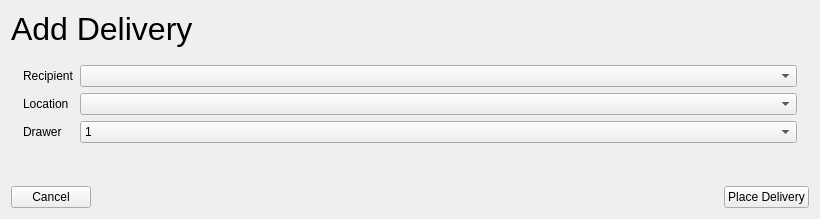
<?xml version="1.0" encoding="UTF-8"?>
<ui version="4.0">
 <class>add_delivery</class>
 <widget class="QWidget" name="add_delivery">
  <property name="geometry">
   <rect>
    <x>0</x>
    <y>0</y>
    <width>820</width>
    <height>219</height>
   </rect>
  </property>
  <property name="windowTitle">
   <string>Form</string>
  </property>
  <layout class="QVBoxLayout" name="verticalLayout">
   <item>
    <widget class="QLabel" name="label">
     <property name="font">
      <font>
       <pointsize>24</pointsize>
      </font>
     </property>
     <property name="text">
      <string>Add Delivery</string>
     </property>
    </widget>
   </item>
   <item>
    <layout class="QFormLayout" name="information_form_layout">
     <property name="fieldGrowthPolicy">
      <enum>QFormLayout::AllNonFixedFieldsGrow</enum>
     </property>
     <property name="leftMargin">
      <number>12</number>
     </property>
     <property name="topMargin">
      <number>12</number>
     </property>
     <property name="rightMargin">
      <number>12</number>
     </property>
     <property name="bottomMargin">
      <number>12</number>
     </property>
     <item row="0" column="0">
      <widget class="QLabel" name="recipient_label">
       <property name="text">
        <string>Recipient</string>
       </property>
      </widget>
     </item>
     <item row="0" column="1">
      <widget class="QComboBox" name="recipient_combobox"/>
     </item>
     <item row="1" column="0">
      <widget class="QLabel" name="location_label">
       <property name="text">
        <string>Location</string>
       </property>
      </widget>
     </item>
     <item row="1" column="1">
      <widget class="QComboBox" name="location_combobox"/>
     </item>
     <item row="2" column="0">
      <widget class="QLabel" name="drawer_label">
       <property name="text">
        <string>Drawer</string>
       </property>
      </widget>
     </item>
     <item row="2" column="1">
      <widget class="QComboBox" name="drawer_combobox">
       <item>
        <property name="text">
         <string>1</string>
        </property>
       </item>
       <item>
        <property name="text">
         <string>2</string>
        </property>
       </item>
       <item>
        <property name="text">
         <string>3</string>
        </property>
       </item>
      </widget>
     </item>
    </layout>
   </item>
   <item>
    <spacer name="form_buttons_spacer">
     <property name="orientation">
      <enum>Qt::Vertical</enum>
     </property>
     <property name="sizeHint" stdset="0">
      <size>
       <width>20</width>
       <height>40</height>
      </size>
     </property>
    </spacer>
   </item>
   <item>
    <layout class="QHBoxLayout" name="buttons_layout">
     <item>
      <widget class="QPushButton" name="cancel_button">
       <property name="text">
        <string>Cancel</string>
       </property>
      </widget>
     </item>
     <item>
      <spacer name="buttons_spacer">
       <property name="orientation">
        <enum>Qt::Horizontal</enum>
       </property>
       <property name="sizeHint" stdset="0">
        <size>
         <width>40</width>
         <height>20</height>
        </size>
       </property>
      </spacer>
     </item>
     <item>
      <widget class="QPushButton" name="save_button">
       <property name="text">
        <string>Place Delivery</string>
       </property>
      </widget>
     </item>
    </layout>
   </item>
  </layout>
 </widget>
 <resources/>
 <connections/>
</ui>
